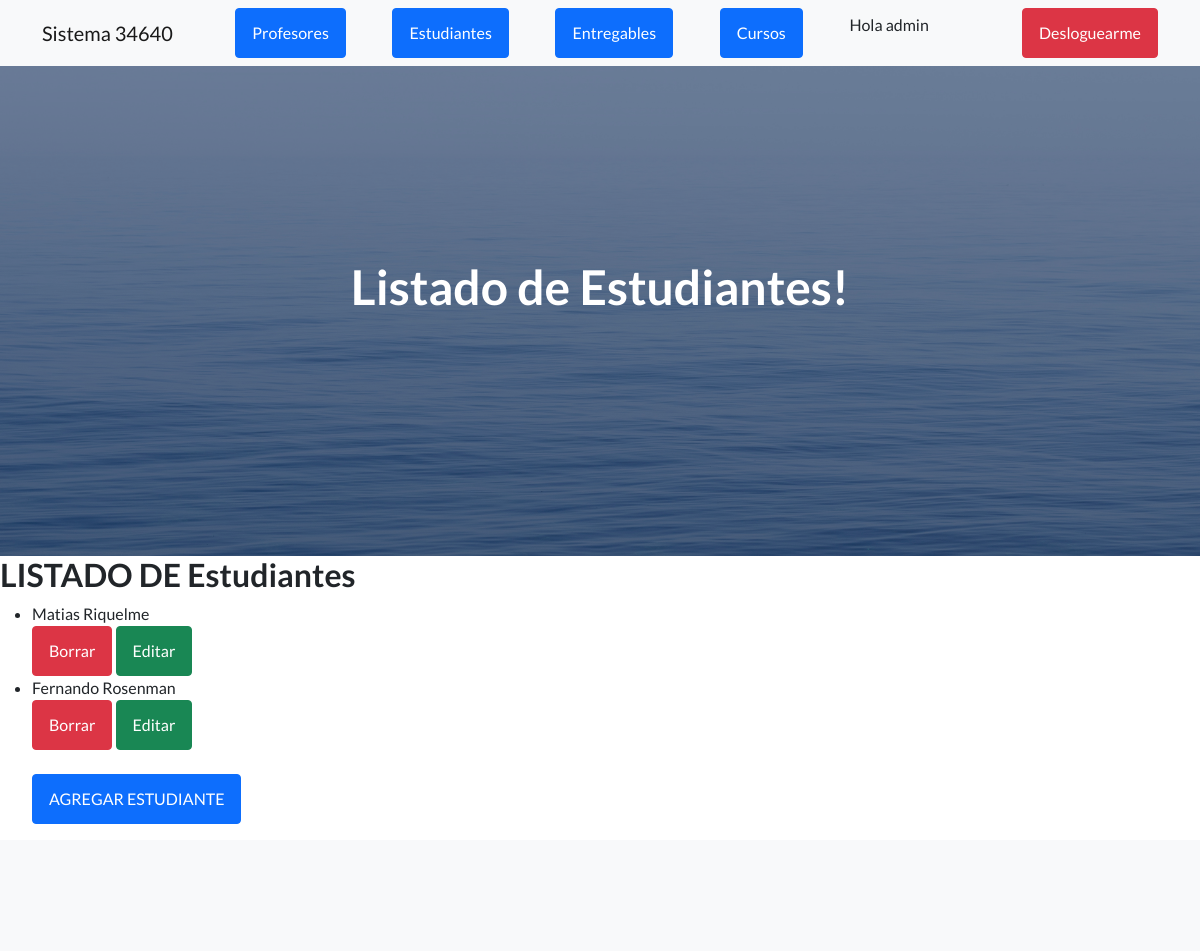
/AppCoder/estudiante/list/ (signed in, upper part), run on an earlier commit of the app's database.
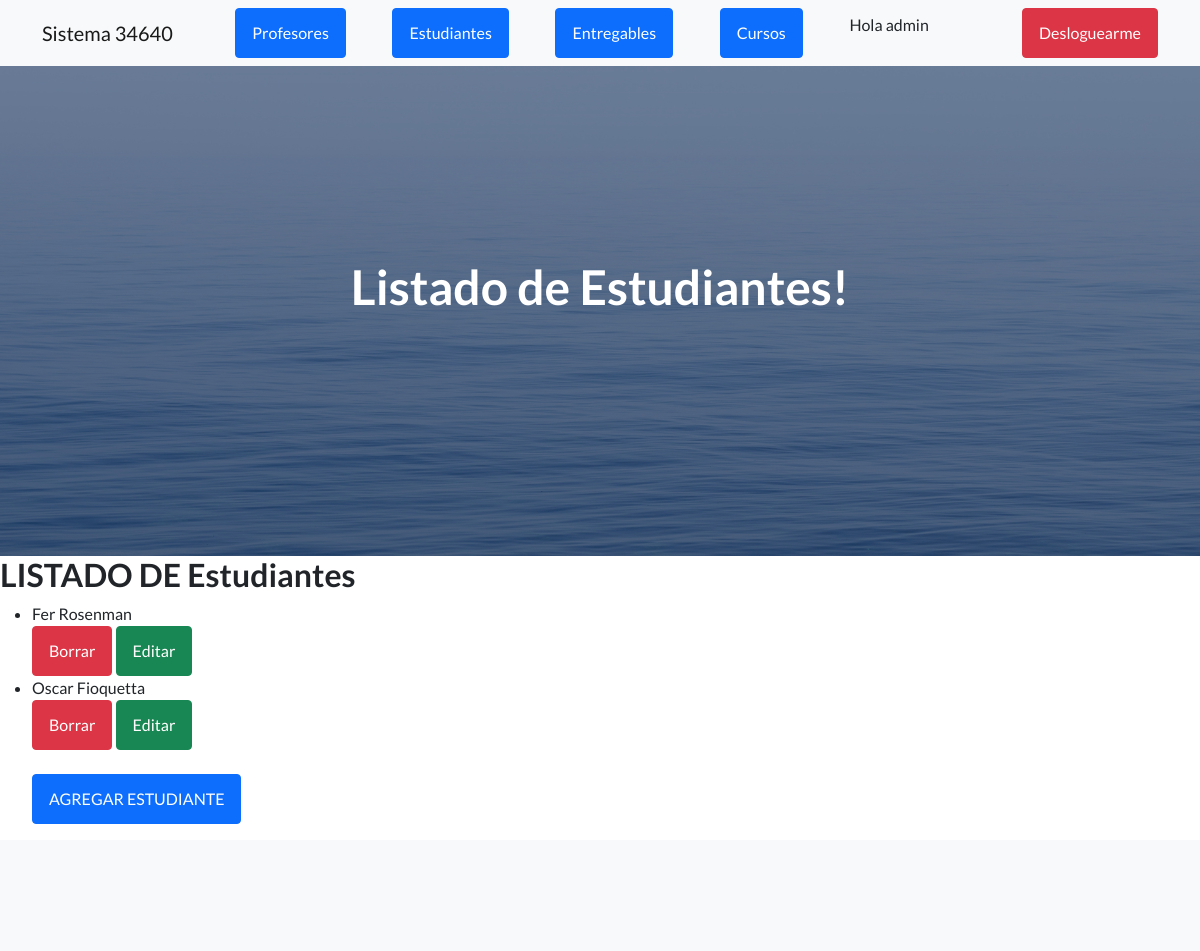
And on a later commit of the database.
### AppCoder/models.py (models this page shows)
class Estudiante(models.Model):
    nombre= models.CharField(max_length=50)
    apellido= models.CharField(max_length=50)
    email= models.EmailField()
    def __str__(self):
        return self.nombre+" "+self.apellido

### AppCoder/views.py (the view)
# urls.py: path('estudiante/list/', EstudianteList.as_view(), name='estudiante_listar'),
class EstudianteList(LoginRequiredMixin, ListView):
    model=Estudiante
    template_name="AppCoder/leerEstudiantes.html"

### AppCoder/templates/AppCoder/leerEstudiantes.html (shortened to what this page needs)
{% extends "AppCoder/padre.html" %}
{% load static %}
{% block titulo %}
<h1 class="mb-5">Listado de Estudiantes!</h1>
{% endblock %}
{% block contenido_que_cambia %}
<h2>LISTADO DE Estudiantes</h2>
<ul>
    {% for estudiante in object_list %}
    <li>{{ estudiante }}
    </li>
    <a class="btn btn-danger" href="{% url 'estudiante_borrar' estudiante.id %}">Borrar</a>
    <a class="btn btn-success" href="{% url 'estudiante_editar' estudiante.id %}">Editar</a>
    {% endfor %}
    <br>
    <br>
    <a class="btn btn-primary" href="{% url 'estudiante_crear'  %}">AGREGAR ESTUDIANTE</a>
</ul>
{% endblock %}

What changed in the data, as far as the page shows it:
removed Estudiante: nombre+apellido "Matias Riquelme"
changed Estudiante: nombre+apellido "Fernando Rosenman" → "Fer Rosenman"
added Estudiante: nombre+apellido "Oscar Fioquetta"
